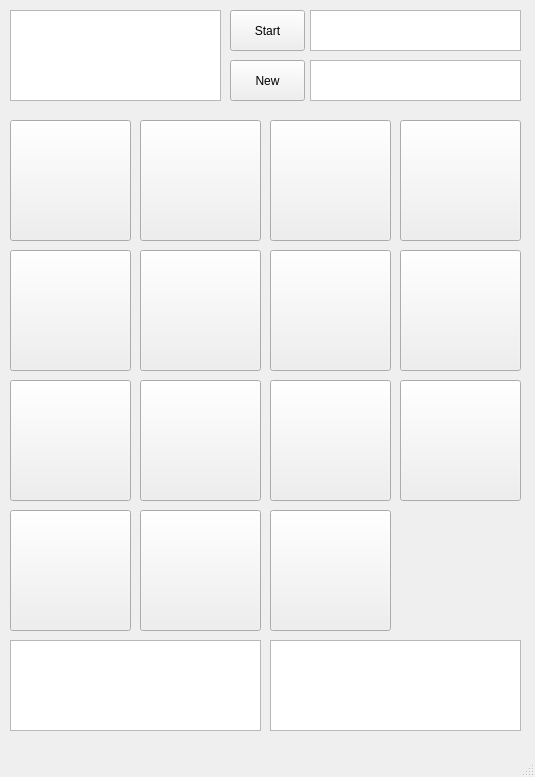
<?xml version="1.0" encoding="UTF-8"?>
<ui version="4.0">
 <class>MainWindow</class>
 <widget class="QMainWindow" name="MainWindow">
  <property name="geometry">
   <rect>
    <x>0</x>
    <y>0</y>
    <width>535</width>
    <height>777</height>
   </rect>
  </property>
  <property name="windowTitle">
   <string>MainWindow</string>
  </property>
  <property name="styleSheet">
   <string notr="true"/>
  </property>
  <widget class="QWidget" name="centralwidget">
   <widget class="QPushButton" name="pushButton_1">
    <property name="geometry">
     <rect>
      <x>10</x>
      <y>120</y>
      <width>121</width>
      <height>121</height>
     </rect>
    </property>
    <property name="styleSheet">
     <string notr="true">font: 48pt &quot;MS Shell Dlg 2&quot;;</string>
    </property>
    <property name="text">
     <string/>
    </property>
   </widget>
   <widget class="QPushButton" name="pushButton_2">
    <property name="geometry">
     <rect>
      <x>140</x>
      <y>120</y>
      <width>121</width>
      <height>121</height>
     </rect>
    </property>
    <property name="styleSheet">
     <string notr="true">font: 75 48pt &quot;MS Shell Dlg 2&quot;;</string>
    </property>
    <property name="text">
     <string/>
    </property>
   </widget>
   <widget class="QPushButton" name="pushButton_3">
    <property name="geometry">
     <rect>
      <x>270</x>
      <y>120</y>
      <width>121</width>
      <height>121</height>
     </rect>
    </property>
    <property name="styleSheet">
     <string notr="true">font: 75 48pt &quot;MS Shell Dlg 2&quot;;</string>
    </property>
    <property name="text">
     <string/>
    </property>
   </widget>
   <widget class="QPushButton" name="pushButton_4">
    <property name="geometry">
     <rect>
      <x>400</x>
      <y>120</y>
      <width>121</width>
      <height>121</height>
     </rect>
    </property>
    <property name="styleSheet">
     <string notr="true">font: 75 48pt &quot;MS Shell Dlg 2&quot;;</string>
    </property>
    <property name="text">
     <string/>
    </property>
   </widget>
   <widget class="QPushButton" name="pushButton_5">
    <property name="geometry">
     <rect>
      <x>10</x>
      <y>250</y>
      <width>121</width>
      <height>121</height>
     </rect>
    </property>
    <property name="styleSheet">
     <string notr="true">font: 75 48pt &quot;MS Shell Dlg 2&quot;;
</string>
    </property>
    <property name="text">
     <string/>
    </property>
   </widget>
   <widget class="QPushButton" name="pushButton_6">
    <property name="geometry">
     <rect>
      <x>140</x>
      <y>250</y>
      <width>121</width>
      <height>121</height>
     </rect>
    </property>
    <property name="styleSheet">
     <string notr="true">font: 75 48pt &quot;MS Shell Dlg 2&quot;;</string>
    </property>
    <property name="text">
     <string/>
    </property>
   </widget>
   <widget class="QPushButton" name="pushButton_7">
    <property name="geometry">
     <rect>
      <x>270</x>
      <y>250</y>
      <width>121</width>
      <height>121</height>
     </rect>
    </property>
    <property name="styleSheet">
     <string notr="true">font: 75 48pt &quot;MS Shell Dlg 2&quot;;</string>
    </property>
    <property name="text">
     <string/>
    </property>
   </widget>
   <widget class="QPushButton" name="pushButton_8">
    <property name="geometry">
     <rect>
      <x>400</x>
      <y>250</y>
      <width>121</width>
      <height>121</height>
     </rect>
    </property>
    <property name="styleSheet">
     <string notr="true">font: 75 48pt &quot;MS Shell Dlg 2&quot;;</string>
    </property>
    <property name="text">
     <string/>
    </property>
   </widget>
   <widget class="QPushButton" name="pushButton_9">
    <property name="geometry">
     <rect>
      <x>10</x>
      <y>380</y>
      <width>121</width>
      <height>121</height>
     </rect>
    </property>
    <property name="styleSheet">
     <string notr="true">font: 75 48pt &quot;MS Shell Dlg 2&quot;;</string>
    </property>
    <property name="text">
     <string/>
    </property>
   </widget>
   <widget class="QPushButton" name="pushButton_10">
    <property name="geometry">
     <rect>
      <x>140</x>
      <y>380</y>
      <width>121</width>
      <height>121</height>
     </rect>
    </property>
    <property name="styleSheet">
     <string notr="true">font: 75 48pt &quot;MS Shell Dlg 2&quot;;</string>
    </property>
    <property name="text">
     <string/>
    </property>
   </widget>
   <widget class="QPushButton" name="pushButton_11">
    <property name="geometry">
     <rect>
      <x>270</x>
      <y>380</y>
      <width>121</width>
      <height>121</height>
     </rect>
    </property>
    <property name="styleSheet">
     <string notr="true">font: 75 48pt &quot;MS Shell Dlg 2&quot;;</string>
    </property>
    <property name="text">
     <string/>
    </property>
   </widget>
   <widget class="QPushButton" name="pushButton_12">
    <property name="geometry">
     <rect>
      <x>400</x>
      <y>380</y>
      <width>121</width>
      <height>121</height>
     </rect>
    </property>
    <property name="styleSheet">
     <string notr="true">font: 75 48pt &quot;MS Shell Dlg 2&quot;;</string>
    </property>
    <property name="text">
     <string/>
    </property>
   </widget>
   <widget class="QPushButton" name="pushButton_13">
    <property name="geometry">
     <rect>
      <x>10</x>
      <y>510</y>
      <width>121</width>
      <height>121</height>
     </rect>
    </property>
    <property name="styleSheet">
     <string notr="true">font: 75 48pt &quot;MS Shell Dlg 2&quot;;</string>
    </property>
    <property name="text">
     <string/>
    </property>
   </widget>
   <widget class="QPushButton" name="pushButton_14">
    <property name="geometry">
     <rect>
      <x>140</x>
      <y>510</y>
      <width>121</width>
      <height>121</height>
     </rect>
    </property>
    <property name="styleSheet">
     <string notr="true">font: 75 48pt &quot;MS Shell Dlg 2&quot;;</string>
    </property>
    <property name="text">
     <string/>
    </property>
   </widget>
   <widget class="QPushButton" name="pushButton_15">
    <property name="geometry">
     <rect>
      <x>270</x>
      <y>510</y>
      <width>121</width>
      <height>121</height>
     </rect>
    </property>
    <property name="styleSheet">
     <string notr="true">font: 75 48pt &quot;MS Shell Dlg 2&quot;;</string>
    </property>
    <property name="text">
     <string/>
    </property>
   </widget>
   <widget class="QPushButton" name="pushButton_new">
    <property name="geometry">
     <rect>
      <x>230</x>
      <y>60</y>
      <width>75</width>
      <height>41</height>
     </rect>
    </property>
    <property name="styleSheet">
     <string notr="true">font: 75 24pt &quot;MS Shell Dlg 2&quot;;
</string>
    </property>
    <property name="text">
     <string>New</string>
    </property>
   </widget>
   <widget class="QTextBrowser" name="textBrowser">
    <property name="geometry">
     <rect>
      <x>10</x>
      <y>10</y>
      <width>211</width>
      <height>91</height>
     </rect>
    </property>
    <property name="styleSheet">
     <string notr="true">font: 20pt &quot;MS Shell Dlg 2&quot;;</string>
    </property>
   </widget>
   <widget class="QTextBrowser" name="textBrowser_3">
    <property name="geometry">
     <rect>
      <x>310</x>
      <y>10</y>
      <width>211</width>
      <height>41</height>
     </rect>
    </property>
    <property name="styleSheet">
     <string notr="true">font: 75 20pt &quot;MS Shell Dlg 2&quot;;
</string>
    </property>
   </widget>
   <widget class="QTextBrowser" name="textBrowser_2">
    <property name="geometry">
     <rect>
      <x>10</x>
      <y>640</y>
      <width>251</width>
      <height>91</height>
     </rect>
    </property>
    <property name="styleSheet">
     <string notr="true">font: 75 20pt &quot;MS Shell Dlg 2&quot;;</string>
    </property>
   </widget>
   <widget class="QTextBrowser" name="textBrowser_4">
    <property name="geometry">
     <rect>
      <x>310</x>
      <y>60</y>
      <width>211</width>
      <height>41</height>
     </rect>
    </property>
    <property name="styleSheet">
     <string notr="true">font: 75 20pt &quot;MS Shell Dlg 2&quot;;
</string>
    </property>
   </widget>
   <widget class="QTextBrowser" name="textBrowser_5">
    <property name="geometry">
     <rect>
      <x>270</x>
      <y>640</y>
      <width>251</width>
      <height>91</height>
     </rect>
    </property>
    <property name="styleSheet">
     <string notr="true">font: 75 20pt &quot;MS Shell Dlg 2&quot;;</string>
    </property>
   </widget>
   <widget class="QPushButton" name="pushButton_start">
    <property name="geometry">
     <rect>
      <x>230</x>
      <y>10</y>
      <width>75</width>
      <height>41</height>
     </rect>
    </property>
    <property name="styleSheet">
     <string notr="true">font: 20pt &quot;MS Shell Dlg 2&quot;;

</string>
    </property>
    <property name="text">
     <string>Start</string>
    </property>
   </widget>
  </widget>
  <widget class="QMenuBar" name="menubar">
   <property name="geometry">
    <rect>
     <x>0</x>
     <y>0</y>
     <width>535</width>
     <height>21</height>
    </rect>
   </property>
  </widget>
  <widget class="QStatusBar" name="statusbar"/>
 </widget>
 <resources/>
 <connections/>
</ui>
